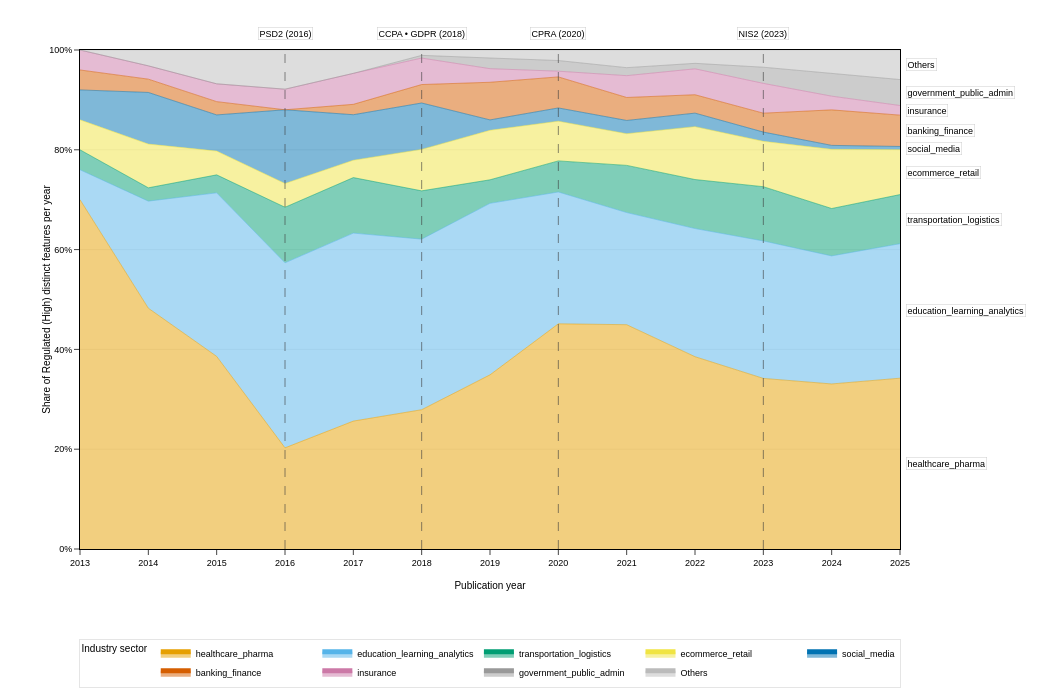

Notebook code cell kept with this figure:
### Markdown cell above
### Figure 7
Annual composition of Regulated (High) distinct features by industry sector. Stacks sum to 100% per year. Eight major sectors are shown; remaining sectors are grouped as Others. End labels identify sectors at the right edge. Dashed lines indicate reference years configured for this figure.

### Code cell
use_cfg("fig7")
# ------------------------------
# Data
# ------------------------------
f7 = merged_df.loc[merged_df["confidence"] == "High"].copy()
f7["year_int"] = f7["year_int"].clip(upper=2025)

yd = (
    f7.groupby(["year_int", "domain"])["feature_clean"]
      .nunique()
      .reset_index(name="distinct_features")   # RAW distinct regulated features
)
if yd.empty:
    raise ValueError("No data for Figure 7 after filtering to High confidence.")

# Keep only years with adequate RAW evidence
raw_totals_by_year = yd.groupby("year_int")["distinct_features"].sum()
kept_years = raw_totals_by_year[raw_totals_by_year >= MIN_TOTAL_DISTINCT_PER_YEAR].index
yd = yd[yd["year_int"].isin(kept_years)].copy()
if yd.empty:
    raise ValueError("No years remain after applying the raw-count threshold.")

# Normalize to per-year shares (composition across sectors within Regulated+High)
tot = yd.groupby("year_int")["distinct_features"].transform("sum").replace({0: 1})
yd["share"] = yd["distinct_features"] / tot

# Year×domain share matrix
pivot = (
    yd.pivot(index="year_int", columns="domain", values="share")
      .fillna(0.0)
      .sort_index()
)

# Optional smoothing then re-normalize rows to sum to 1
if ROLLING_YEARS and ROLLING_YEARS > 1:
    pivot = pivot.rolling(window=ROLLING_YEARS, center=True, min_periods=1).mean()
row_sums = pivot.sum(axis=1).replace(0, 1)
pivot = pivot.div(row_sums, axis=0)

# Collapse to Top-N + Others
avg_share = pivot.mean().sort_values(ascending=False)
top_domains = avg_share.head(TOP_N_DOMAINS).index.tolist()

long = pivot.reset_index().melt(id_vars="year_int", var_name="domain", value_name="share")
long["domain2"] = np.where(long["domain"].isin(top_domains), long["domain"], "Others")
yd_sm = (
    long.groupby(["year_int", "domain2"], as_index=False)["share"]
        .sum()
        .rename(columns={"domain2": "domain"})
)

# Order and palette
domain_order = (
    yd_sm.groupby("domain")["share"].mean()
         .sort_values(ascending=False)
         .index.tolist()
)
if "Others" in domain_order:
    domain_order = [d for d in domain_order if d != "Others"] + ["Others"]

palette = {}
idx = 0
for dom in domain_order:
    if dom == "Others":
        palette[dom] = OTHERS_COLOR
    else:
        palette[dom] = OKABE_ITO[idx % len(OKABE_ITO)]
        idx += 1

# ------------------------------
# Plot
# ------------------------------
fig7 = px.area(
    yd_sm.sort_values(["year_int", "domain"]),
    x="year_int",
    y="share",
    color="domain",
    category_orders={"domain": domain_order},
    labels={
        "year_int": "Publication year",
        "share": "Share of Regulated (High) distinct features per year",
        "domain": "Industry sector",
    },
    color_discrete_map=palette,
)

xmin, xmax = int(yd_sm["year_int"].min()), 2025

fig7.update_xaxes(
    range=[xmin, xmax],
    tickmode="linear", dtick=1,
    showgrid=False,
    showline=True, linewidth=1, linecolor="black", mirror=True,
    ticks="outside",
    tickfont=dict(size=9, color="black"),
    title=dict(text="Publication year", font=dict(size=10, color="black")),
    automargin=True,
)
fig7.update_yaxes(
    range=[0, 1],
    tickformat=".0%",
    showgrid=True, gridcolor="#E0E0E0", gridwidth=0.5,
    zeroline=False,
    showline=True, linewidth=1, linecolor="black", mirror=True,
    ticks="outside",
    tickfont=dict(size=9, color="black"),
    title=dict(text="Share of Regulated (High) distinct features per year", font=dict(size=10, color="black")),
    automargin=True,
)
fig7.update_traces(line_width=0.5, hovertemplate="%{x}: %{y:.1%}<extra>%{fullData.name}</extra>")

# Margins and legend
if USE_END_LABELS and not USE_BOTTOM_LEGEND:
    margin_config = dict(l=80, r=150, t=50, b=60)
elif USE_BOTTOM_LEGEND and not USE_END_LABELS:
    margin_config = dict(l=80, r=30, t=50, b=120)
elif USE_END_LABELS and USE_BOTTOM_LEGEND:
    margin_config = dict(l=80, r=150, t=50, b=120)
else:
    margin_config = dict(l=80, r=30, t=50, b=60)

fig7.update_layout(
    width=BASE_WIDTH_PX,
    height=BASE_HEIGHT_PX,
    font=dict(family="Arial, sans-serif", size=10, color="black"),
    paper_bgcolor="white",
    plot_bgcolor="white",
    showlegend=USE_BOTTOM_LEGEND,
    legend=dict(
        title=dict(text="Industry sector", font=dict(size=10, color="black")),
        orientation="h",
        yanchor="top", y=-0.18,
        xanchor="center", x=0.5,
        bgcolor="white",
        bordercolor="rgba(0,0,0,0.2)", borderwidth=0.5,
        font=dict(size=9, color="black"),
        itemsizing="constant",
        traceorder="normal",
    ) if USE_BOTTOM_LEGEND else None,
    margin=margin_config,
    title=None,
    template=None,
)

# Right-edge end labels
if USE_END_LABELS:
    wide = yd_sm.pivot(index="year_int", columns="domain", values="share").reindex(columns=domain_order).fillna(0.0)
    years_idx = wide.index.to_numpy()
    last_year = int(years_idx.max())
    EPS = 1e-9

    targets = []
    for dom in domain_order:
        s = wide[dom]
        nz = s[s > EPS]
        if nz.empty:
            continue
        y_year = int(nz.index.max())
        shares_y = wide.loc[y_year, :]
        cum = shares_y.cumsum()
        mid = float(cum[dom] - shares_y[dom] / 2.0)
        targets.append((dom, mid))

    targets.sort(key=lambda t: t[1])
    MIN_DY = 0.02
    placed = []

    for dom, y_mid in targets:
        y_target = y_mid
        for py in placed:
            if abs(y_target - py) < MIN_DY:
                y_target = py + MIN_DY
        y_target = max(MIN_DY/2, min(1 - MIN_DY/2, y_target))
        placed.append(y_target)

        fig7.add_annotation(
            x=last_year,
            y=y_target,
            xref="x", yref="y",
            text=str(dom),
            showarrow=False,
            xanchor="left", yanchor="middle",
            xshift=6,
            font=dict(size=9, color="black"),
            bgcolor="rgba(255,255,255,0.85)",
            bordercolor="rgba(0,0,0,0.2)", borderwidth=0.5,
        )

# ==============================
# Labeled enactment markers (replace the old block)
# ==============================
_ENACT = globals().get("ENACT_YEARS", globals().get("enact_years", None))

if isinstance(_ENACT, dict) and len(_ENACT) > 0:
    # group labels by year
    year_to_labels = {}
    for label, year in _ENACT.items():
        if isinstance(year, (int, float)):
            yr = int(min(year, 2025))
            if yr >= xmin:
                year_to_labels.setdefault(yr, []).append(str(label))

    for yr in sorted(year_to_labels.keys()):
        # draw the vertical line
        fig7.add_vline(
            x=yr,
            line_dash="dash",
            line_color="rgba(60,60,60,0.6)",
            line_width=1.0
        )
        # place a label above the plot area, centered on the line
        label_text = " • ".join(sorted(year_to_labels[yr])) + f" ({yr})"
        fig7.add_annotation(
            x=yr, xref="x",
            y=1.02, yref="paper",
            text=label_text,
            showarrow=False,
            xanchor="center", yanchor="bottom",
            font=dict(size=9, color="black"),
            bgcolor="rgba(255,255,255,0.85)",
            bordercolor="rgba(0,0,0,0.2)",
            borderwidth=0.5,
            align="center"
        )


# Show / export
config = {
    "toImageButtonOptions": {
        "format": "png",
        "filename": "fig7",
        "height": BASE_HEIGHT_PX,
        "width": BASE_WIDTH_PX,
        "scale": EXPORT_SCALE,
    },
    "displayModeBar": True,
    "displaylogo": False,
    "modeBarButtonsToRemove": ["pan2d", "lasso2d", "select2d"],
}
fig7.show(config=config)

try:
    fig7.write_image("fig7.png", format="png",
                     width=fig7.layout.width, height=fig7.layout.height, scale=EXPORT_SCALE)
    print("✓ Auto-exported fig7.png")
except Exception:
    print("ℹ Use the camera button to download at 300 DPI")

### Figure 1 — Plotly figure (JSON) as saved in the notebook; plotly's stock layout.template omitted (floating-point values rounded to 4 significant figures)
{"data": [{"fillpattern": {"shape": ""}, "hovertemplate": "%{x}: %{y:.1%}<extra>%{fullData.name}</extra>", "legendgroup": "healthcare_pharma", "line": {"color": "#E69F00", "width": 0.5}, "marker": {"symbol": "circle"}, "mode": "lines", "name": "healthcare_pharma", "orientation": "v", "showlegend": true, "stackgroup": "1", "type": "scatter", "x": [2013, 2014, 2015, 2016, 2017, 2018, 2019, 2020, 2021, 2022, 2023, 2024, 2025], "xaxis": "x", "y": [0.7, 0.4825, 0.386, 0.2027, 0.2563, 0.2791, 0.349, 0.4513, 0.4495, 0.3854, 0.3419, 0.3308, 0.3423], "yaxis": "y"}, {"fillpattern": {"shape": ""}, "hovertemplate": "%{x}: %{y:.1%}<extra>%{fullData.name}</extra>", "legendgroup": "education_learning_analytics", "line": {"color": "#56B4E9", "width": 0.5}, "marker": {"symbol": "circle"}, "mode": "lines", "name": "education_learning_analytics", "orientation": "v", "showlegend": true, "stackgroup": "1", "type": "scatter", "x": [2013, 2014, 2015, 2016, 2017, 2018, 2019, 2020, 2021, 2022, 2023, 2024, 2025], "xaxis": "x", "y": [0.06, 0.2146, 0.3278, 0.3708, 0.3767, 0.3418, 0.3437, 0.2642, 0.2247, 0.2568, 0.2754, 0.2566, 0.2695], "yaxis": "y"}, {"fillpattern": {"shape": ""}, "hovertemplate": "%{x}: %{y:.1%}<extra>%{fullData.name}</extra>", "legendgroup": "transportation_logistics", "line": {"color": "#009E73", "width": 0.5}, "marker": {"symbol": "circle"}, "mode": "lines", "name": "transportation_logistics", "orientation": "v", "showlegend": true, "stackgroup": "1", "type": "scatter", "x": [2013, 2014, 2015, 2016, 2017, 2018, 2019, 2020, 2021, 2022, 2023, 2024, 2025], "xaxis": "x", "y": [0.04, 0.02667, 0.03604, 0.1113, 0.1113, 0.09677, 0.04715, 0.0623, 0.09456, 0.09822, 0.1087, 0.09495, 0.09846], "yaxis": "y"}, {"fillpattern": {"shape": ""}, "hovertemplate": "%{x}: %{y:.1%}<extra>%{fullData.name}</extra>", "legendgroup": "ecommerce_retail", "line": {"color": "#F0E442", "width": 0.5}, "marker": {"symbol": "circle"}, "mode": "lines", "name": "ecommerce_retail", "orientation": "v", "showlegend": true, "stackgroup": "1", "type": "scatter", "x": [2013, 2014, 2015, 2016, 2017, 2018, 2019, 2020, 2021, 2022, 2023, 2024, 2025], "xaxis": "x", "y": [0.06, 0.08762, 0.04762, 0.04762, 0.03472, 0.08311, 0.09913, 0.07956, 0.06344, 0.106, 0.09087, 0.1186, 0.09], "yaxis": "y"}, {"fillpattern": {"shape": ""}, "hovertemplate": "%{x}: %{y:.1%}<extra>%{fullData.name}</extra>", "legendgroup": "social_media", "line": {"color": "#0072B2", "width": 0.5}, "marker": {"symbol": "circle"}, "mode": "lines", "name": "social_media", "orientation": "v", "showlegend": true, "stackgroup": "1", "type": "scatter", "x": [2013, 2014, 2015, 2016, 2017, 2018, 2019, 2020, 2021, 2022, 2023, 2024, 2025], "xaxis": "x", "y": [0.06, 0.1035, 0.0725, 0.1478, 0.09122, 0.09297, 0.0209, 0.02658, 0.02658, 0.02704, 0.01869, 0.007937, 0.00641], "yaxis": "y"}, {"fillpattern": {"shape": ""}, "hovertemplate": "%{x}: %{y:.1%}<extra>%{fullData.name}</extra>", "legendgroup": "banking_finance", "line": {"color": "#D55E00", "width": 0.5}, "marker": {"symbol": "circle"}, "mode": "lines", "name": "banking_finance", "orientation": "v", "showlegend": true, "stackgroup": "1", "type": "scatter", "x": [2013, 2014, 2015, 2016, 2017, 2018, 2019, 2020, 2021, 2022, 2023, 2024, 2025], "xaxis": "x", "y": [0.04, 0.02667, 0.02667, 0.0, 0.02083, 0.03696, 0.07542, 0.06217, 0.04604, 0.03688, 0.03785, 0.07118, 0.06282], "yaxis": "y"}, {"fillpattern": {"shape": ""}, "hovertemplate": "%{x}: %{y:.1%}<extra>%{fullData.name}</extra>", "legendgroup": "insurance", "line": {"color": "#CC79A7", "width": 0.5}, "marker": {"symbol": "circle"}, "mode": "lines", "name": "insurance", "orientation": "v", "showlegend": true, "stackgroup": "1", "type": "scatter", "x": [2013, 2014, 2015, 2016, 2017, 2018, 2019, 2020, 2021, 2022, 2023, 2024, 2025], "xaxis": "x", "y": [0.04, 0.02667, 0.03568, 0.04127, 0.0621, 0.05309, 0.02724, 0.01146, 0.04372, 0.05196, 0.05973, 0.02747, 0.01923], "yaxis": "y"}, {"fillpattern": {"shape": ""}, "hovertemplate": "%{x}: %{y:.1%}<extra>%{fullData.name}</extra>", "legendgroup": "government_public_admin", "line": {"color": "#999999", "width": 0.5}, "marker": {"symbol": "circle"}, "mode": "lines", "name": "government_public_admin", "orientation": "v", "showlegend": true, "stackgroup": "1", "type": "scatter", "x": [2013, 2014, 2015, 2016, 2017, 2018, 2019, 2020, 2021, 2022, 2023, 2024, 2025], "xaxis": "x", "y": [0.0, 0.0, 0.0, 0.0, 0.0, 0.005376, 0.0214, 0.0214, 0.01603, 0.01099, 0.03236, 0.04569, 0.05205], "yaxis": "y"}, {"fillpattern": {"shape": ""}, "hovertemplate": "%{x}: %{y:.1%}<extra>%{fullData.name}</extra>", "legendgroup": "Others", "line": {"color": "#BBBBBB", "width": 0.5}, "marker": {"symbol": "circle"}, "mode": "lines", "name": "Others", "orientation": "v", "showlegend": true, "stackgroup": "1", "type": "scatter", "x": [2013, 2014, 2015, 2016, 2017, 2018, 2019, 2020, 2021, 2022, 2023, 2024, 2025], "xaxis": "x", "y": [0.0, 0.03175, 0.06778, 0.07853, 0.04679, 0.01075, 0.01603, 0.02108, 0.03541, 0.02671, 0.03448, 0.04681, 0.05923], "yaxis": "y"}], "layout": {"annotations": [{"bgcolor": "rgba(255,255,255,0.85)", "bordercolor": "rgba(0,0,0,0.2)", "borderwidth": 0.5, "font": {"color": "black", "size": 9}, "showarrow": false, "text": "healthcare_pharma", "x": 2025, "xanchor": "left", "xref": "x", "xshift": 6, "y": 0.1712, "yanchor": "middle", "yref": "y"}, {"bgcolor": "rgba(255,255,255,0.85)", "bordercolor": "rgba(0,0,0,0.2)", "borderwidth": 0.5, "font": {"color": "black", "size": 9}, "showarrow": false, "text": "education_learning_analytics", "x": 2025, "xanchor": "left", "xref": "x", "xshift": 6, "y": 0.4771, "yanchor": "middle", "yref": "y"}, {"bgcolor": "rgba(255,255,255,0.85)", "bordercolor": "rgba(0,0,0,0.2)", "borderwidth": 0.5, "font": {"color": "black", "size": 9}, "showarrow": false, "text": "transportation_logistics", "x": 2025, "xanchor": "left", "xref": "x", "xshift": 6, "y": 0.661, "yanchor": "middle", "yref": "y"}, {"bgcolor": "rgba(255,255,255,0.85)", "bordercolor": "rgba(0,0,0,0.2)", "borderwidth": 0.5, "font": {"color": "black", "size": 9}, "showarrow": false, "text": "ecommerce_retail", "x": 2025, "xanchor": "left", "xref": "x", "xshift": 6, "y": 0.7553, "yanchor": "middle", "yref": "y"}, {"bgcolor": "rgba(255,255,255,0.85)", "bordercolor": "rgba(0,0,0,0.2)", "borderwidth": 0.5, "font": {"color": "black", "size": 9}, "showarrow": false, "text": "social_media", "x": 2025, "xanchor": "left", "xref": "x", "xshift": 6, "y": 0.8035, "yanchor": "middle", "yref": "y"}, {"bgcolor": "rgba(255,255,255,0.85)", "bordercolor": "rgba(0,0,0,0.2)", "borderwidth": 0.5, "font": {"color": "black", "size": 9}, "showarrow": false, "text": "banking_finance", "x": 2025, "xanchor": "left", "xref": "x", "xshift": 6, "y": 0.8381, "yanchor": "middle", "yref": "y"}, {"bgcolor": "rgba(255,255,255,0.85)", "bordercolor": "rgba(0,0,0,0.2)", "borderwidth": 0.5, "font": {"color": "black", "size": 9}, "showarrow": false, "text": "insurance", "x": 2025, "xanchor": "left", "xref": "x", "xshift": 6, "y": 0.8791, "yanchor": "middle", "yref": "y"}, {"bgcolor": "rgba(255,255,255,0.85)", "bordercolor": "rgba(0,0,0,0.2)", "borderwidth": 0.5, "font": {"color": "black", "size": 9}, "showarrow": false, "text": "government_public_admin", "x": 2025, "xanchor": "left", "xref": "x", "xshift": 6, "y": 0.9147, "yanchor": "middle", "yref": "y"}, {"bgcolor": "rgba(255,255,255,0.85)", "bordercolor": "rgba(0,0,0,0.2)", "borderwidth": 0.5, "font": {"color": "black", "size": 9}, "showarrow": false, "text": "Others", "x": 2025, "xanchor": "left", "xref": "x", "xshift": 6, "y": 0.9704, "yanchor": "middle", "yref": "y"}, {"align": "center", "bgcolor": "rgba(255,255,255,0.85)", "bordercolor": "rgba(0,0,0,0.2)", "borderwidth": 0.5, "font": {"color": "black", "size": 9}, "showarrow": false, "text": "PSD2 (2016)", "x": 2016, "xanchor": "center", "xref": "x", "y": 1.02, "yanchor": "bottom", "yref": "paper"}, {"align": "center", "bgcolor": "rgba(255,255,255,0.85)", "bordercolor": "rgba(0,0,0,0.2)", "borderwidth": 0.5, "font": {"color": "black", "size": 9}, "showarrow": false, "text": "CCPA • GDPR (2018)", "x": 2018, "xanchor": "center", "xref": "x", "y": 1.02, "yanchor": "bottom", "yref": "paper"}, {"align": "center", "bgcolor": "rgba(255,255,255,0.85)", "bordercolor": "rgba(0,0,0,0.2)", "borderwidth": 0.5, "font": {"color": "black", "size": 9}, "showarrow": false, "text": "CPRA (2020)", "x": 2020, "xanchor": "center", "xref": "x", "y": 1.02, "yanchor": "bottom", "yref": "paper"}, {"align": "center", "bgcolor": "rgba(255,255,255,0.85)", "bordercolor": "rgba(0,0,0,0.2)", "borderwidth": 0.5, "font": {"color": "black", "size": 9}, "showarrow": false, "text": "NIS2 (2023)", "x": 2023, "xanchor": "center", "xref": "x", "y": 1.02, "yanchor": "bottom", "yref": "paper"}], "font": {"color": "black", "family": "Arial, sans-serif", "size": 10}, "height": 700, "legend": {"bgcolor": "white", "bordercolor": "rgba(0,0,0,0.2)", "borderwidth": 0.5, "font": {"color": "black", "size": 9}, "itemsizing": "constant", "orientation": "h", "title": {"font": {"color": "black", "size": 10}, "text": "Industry sector"}, "tracegroupgap": 0, "traceorder": "normal", "x": 0.5, "xanchor": "center", "y": -0.18, "yanchor": "top"}, "margin": {"b": 120, "l": 80, "r": 150, "t": 50}, "paper_bgcolor": "white", "plot_bgcolor": "white", "shapes": [{"line": {"color": "rgba(60,60,60,0.6)", "dash": "dash", "width": 1.0}, "type": "line", "x0": 2016, "x1": 2016, "xref": "x", "y0": 0, "y1": 1, "yref": "y domain"}, {"line": {"color": "rgba(60,60,60,0.6)", "dash": "dash", "width": 1.0}, "type": "line", "x0": 2018, "x1": 2018, "xref": "x", "y0": 0, "y1": 1, "yref": "y domain"}, {"line": {"color": "rgba(60,60,60,0.6)", "dash": "dash", "width": 1.0}, "type": "line", "x0": 2020, "x1": 2020, "xref": "x", "y0": 0, "y1": 1, "yref": "y domain"}, {"line": {"color": "rgba(60,60,60,0.6)", "dash": "dash", "width": 1.0}, "type": "line", "x0": 2023, "x1": 2023, "xref": "x", "y0": 0, "y1": 1, "yref": "y domain"}], "showlegend": true, "title": {}, "width": 1050, "xaxis": {"anchor": "y", "automargin": true, "domain": [0.0, 1.0], "dtick": 1, "linecolor": "black", "linewidth": 1, "mirror": true, "range": [2013, 2025], "showgrid": false, "showline": true, "tickfont": {"color": "black", "size": 9}, "tickmode": "linear", "ticks": "outside", "title": {"font": {"color": "black", "size": 10}, "text": "Publication year"}}, "yaxis": {"anchor": "x", "automargin": true, "domain": [0.0, 1.0], "gridcolor": "#E0E0E0", "gridwidth": 0.5, "linecolor": "black", "linewidth": 1, "mirror": true, "range": [0, 1], "showgrid": true, "showline": true, "tickfont": {"color": "black", "size": 9}, "tickformat": ".0%", "ticks": "outside", "title": {"font": {"color": "black", "size": 10}, "text": "Share of Regulated (High) distinct features per year"}, "zeroline": false}}}
